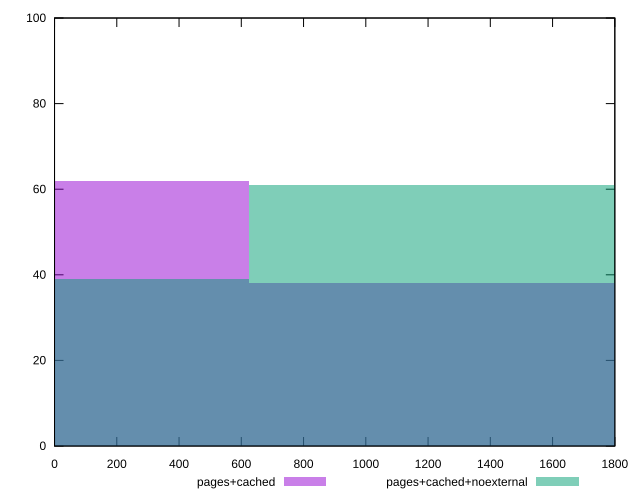

Source code (gnuplot):
reset

$pagesCached <<EOF
1251.3207509021727 38
0 62
EOF

$pagesCachedNoexternal <<EOF
1251.3207509021727 61
0 39
EOF

set key outside below
set boxwidth 1251.3207509021727
set xrange [0:1800]
set yrange [0:100]
set trange [0:100]
set style fill transparent solid 0.5 noborder
set terminal svg size 640, 500 enhanced background rgb 'white'
set output "reprap/offscreen-images/comparison/histogram/1_vs_2.svg"

plot $pagesCached title "pages+cached" with boxes, \
     $pagesCachedNoexternal title "pages+cached+noexternal" with boxes

reset
